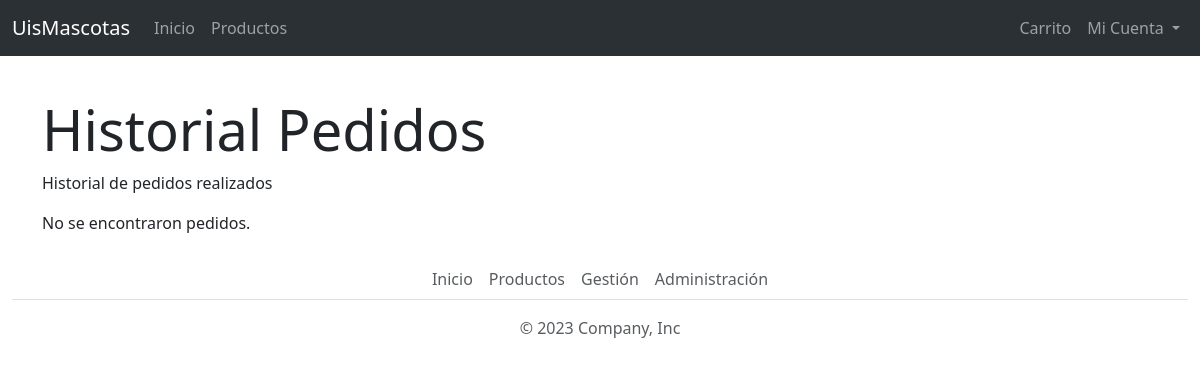
Page /pedidos/pedidos/ (signed in) on the earlier database version.
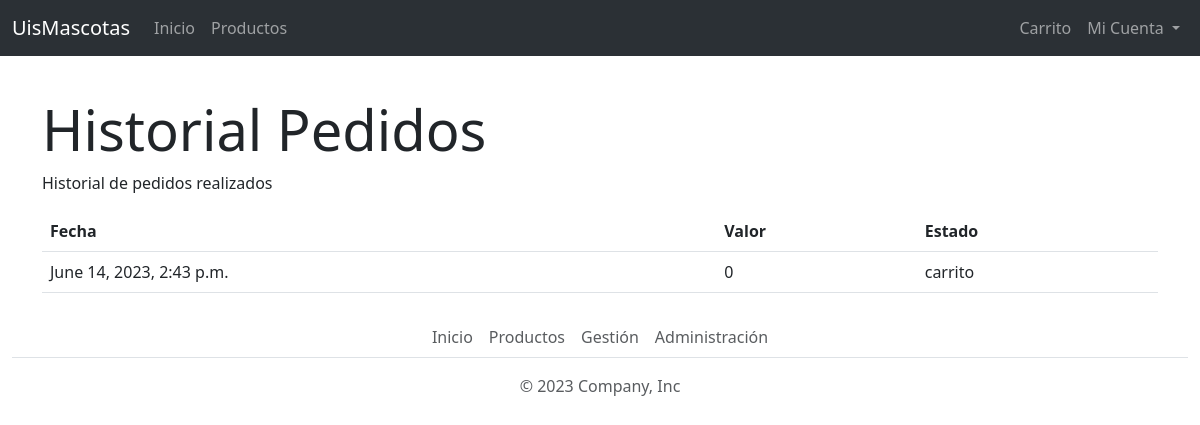
Same page on the later database version.
### pedidos/models.py (models this page shows, shortened)
class Pedido(models.Model):
    ref_estado = models.ForeignKey(EstadoPedido, on_delete=models.DO_NOTHING)
    ref_usuario = models.ForeignKey(User, on_delete=models.CASCADE)
    fecha_creacion = models.DateTimeField(auto_now=True)
    valor_pedido = models.BigIntegerField()
    productos = models.ManyToManyField(Producto, through="PedidoProducto")

class EstadoPedido(models.Model):
    estado = models.CharField(max_length=100)

### pedidos/views.py (the view)
# urls.py: path('pedidos/',views.pedidos, name='pedidos'),
def pedidos(request):
    pedidos = Pedido.objects.filter(ref_usuario= request.user)
    context = {"pedidos":pedidos}
    template = loader.get_template("pedidos.html")
    return HttpResponse(template.render(context,request))

### pedidos/templates/pedidos.html (shortened to what this page needs)
{% extends 'base.html' %}
{% load static %}
{% block extrahead %}
<link rel="stylesheet" href="{% static '/css/detalle.css' %}" >
{% endblock extrahead%}
{% block content %}
<h1 class="display-4" id="title">Historial Pedidos</h1>
<p>Historial de pedidos realizados</p>
{% if pedidos %}
<table class="table">
    <thead>
      <tr>
        <th scope="col">Fecha</th>
        <th scope="col">Valor</th>
        <th scope="col">Estado</th>
      </tr>
    </thead>
    <tbody>
      {% for pedido in pedidos %}
      <tr>
        <td>{{pedido.fecha_creacion}}</td>
        <td>{{pedido.valor_pedido}}</td>
        <td>{{pedido.ref_estado.estado}}</td>
      </tr>
      {% endfor %}
    </tbody>
</table>
{% else %}
<p>No se encontraron pedidos.</a></p>
{% endif %}
{% endblock content%}

Differences in the rows shown:
added Pedido: fecha_creacion "June 14, 2023, 2:43 p.m.", valor_pedido "0", ref_estado.estado "carrito"
Other differences:
text no longer shown: "No se encontraron pedidos."
text now shown: "Fecha Valor Estado"
